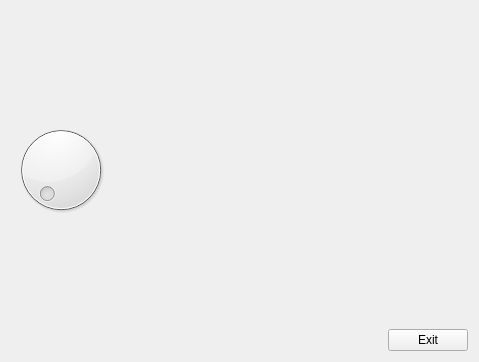
<?xml version="1.0" encoding="UTF-8"?>
<ui version="4.0">
 <class>MyForm</class>
 <widget class="QWidget" name="MyForm">
  <property name="geometry">
   <rect>
    <x>0</x>
    <y>0</y>
    <width>479</width>
    <height>362</height>
   </rect>
  </property>
  <property name="windowTitle">
   <string>Form</string>
  </property>
  <property name="autoFillBackground">
   <bool>false</bool>
  </property>
  <layout class="QVBoxLayout" name="verticalLayout_2">
   <item>
    <layout class="QHBoxLayout" name="horizontalLayout_3">
     <item>
      <layout class="QHBoxLayout" name="horizontalLayout_2">
       <item>
        <spacer name="horizontalSpacer_3">
         <property name="orientation">
          <enum>Qt::Horizontal</enum>
         </property>
         <property name="sizeHint" stdset="0">
          <size>
           <width>40</width>
           <height>20</height>
          </size>
         </property>
        </spacer>
       </item>
       <item>
        <layout class="QVBoxLayout" name="verticalLayout">
         <item>
          <spacer name="verticalSpacer_2">
           <property name="orientation">
            <enum>Qt::Vertical</enum>
           </property>
           <property name="sizeHint" stdset="0">
            <size>
             <width>20</width>
             <height>40</height>
            </size>
           </property>
          </spacer>
         </item>
         <item>
          <widget class="QLabel" name="label">
           <property name="text">
            <string/>
           </property>
          </widget>
         </item>
        </layout>
       </item>
      </layout>
     </item>
     <item>
      <spacer name="horizontalSpacer_4">
       <property name="orientation">
        <enum>Qt::Horizontal</enum>
       </property>
       <property name="sizeHint" stdset="0">
        <size>
         <width>40</width>
         <height>20</height>
        </size>
       </property>
      </spacer>
     </item>
    </layout>
   </item>
   <item>
    <layout class="QHBoxLayout" name="horizontalLayout">
     <item>
      <widget class="QDial" name="dial">
       <property name="maximum">
        <number>50</number>
       </property>
      </widget>
     </item>
     <item>
      <spacer name="horizontalSpacer_2">
       <property name="orientation">
        <enum>Qt::Horizontal</enum>
       </property>
       <property name="sizeHint" stdset="0">
        <size>
         <width>40</width>
         <height>20</height>
        </size>
       </property>
      </spacer>
     </item>
    </layout>
   </item>
   <item>
    <spacer name="verticalSpacer">
     <property name="orientation">
      <enum>Qt::Vertical</enum>
     </property>
     <property name="sizeHint" stdset="0">
      <size>
       <width>20</width>
       <height>94</height>
      </size>
     </property>
    </spacer>
   </item>
   <item>
    <layout class="QHBoxLayout" name="horizontalLayout_4">
     <item>
      <spacer name="horizontalSpacer">
       <property name="orientation">
        <enum>Qt::Horizontal</enum>
       </property>
       <property name="sizeHint" stdset="0">
        <size>
         <width>308</width>
         <height>20</height>
        </size>
       </property>
      </spacer>
     </item>
     <item>
      <widget class="QPushButton" name="pushButton">
       <property name="text">
        <string>Exit</string>
       </property>
      </widget>
     </item>
    </layout>
   </item>
  </layout>
 </widget>
 <resources/>
 <connections>
  <connection>
   <sender>dial</sender>
   <signal>sliderPressed()</signal>
   <receiver>label</receiver>
   <slot>show()</slot>
   <hints>
    <hint type="sourcelabel">
     <x>75</x>
     <y>169</y>
    </hint>
    <hint type="destinationlabel">
     <x>231</x>
     <y>92</y>
    </hint>
   </hints>
  </connection>
  <connection>
   <sender>dial</sender>
   <signal>valueChanged(int)</signal>
   <receiver>label</receiver>
   <slot>setNum(int)</slot>
   <hints>
    <hint type="sourcelabel">
     <x>50</x>
     <y>146</y>
    </hint>
    <hint type="destinationlabel">
     <x>215</x>
     <y>82</y>
    </hint>
   </hints>
  </connection>
  <connection>
   <sender>dial</sender>
   <signal>sliderReleased()</signal>
   <receiver>label</receiver>
   <slot>hide()</slot>
   <hints>
    <hint type="sourcelabel">
     <x>24</x>
     <y>127</y>
    </hint>
    <hint type="destinationlabel">
     <x>217</x>
     <y>83</y>
    </hint>
   </hints>
  </connection>
  <connection>
   <sender>pushButton</sender>
   <signal>clicked()</signal>
   <receiver>MyForm</receiver>
   <slot>close()</slot>
   <hints>
    <hint type="sourcelabel">
     <x>452</x>
     <y>343</y>
    </hint>
    <hint type="destinationlabel">
     <x>226</x>
     <y>-10</y>
    </hint>
   </hints>
  </connection>
 </connections>
</ui>
